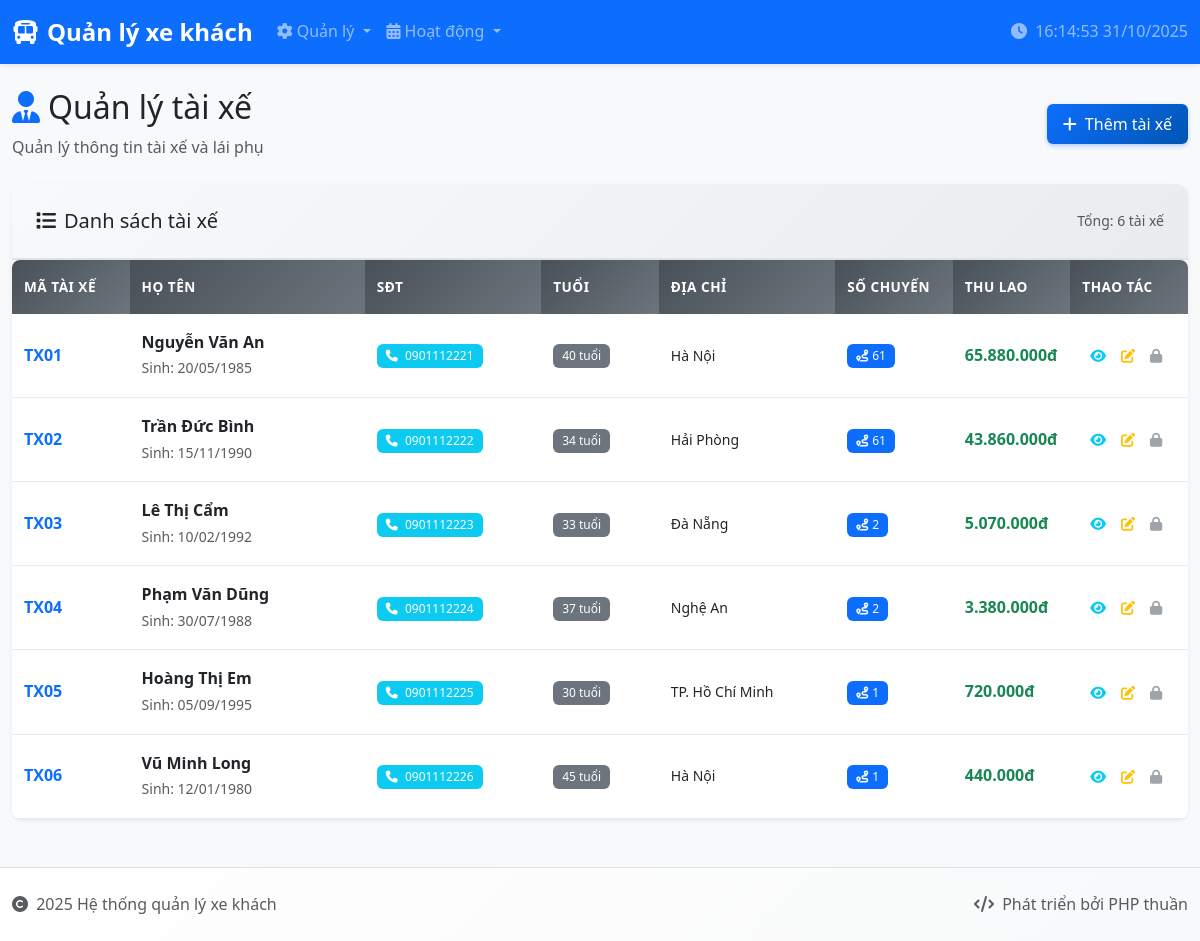
The app's page /quanly_xe_khach/tai_xe/index.php with its own data.
### tables this page shows
CREATE TABLE `tai_xe` (
  `MaTaiXe` varchar(10) NOT NULL,
  `HoTen` varchar(100) NOT NULL,
  `SDT` varchar(15) DEFAULT NULL,
  `NgaySinh` date DEFAULT NULL,
  `DiaChi` varchar(255) DEFAULT NULL,
  PRIMARY KEY (`MaTaiXe`),
  UNIQUE KEY `SDT` (`SDT`)
);

### quanly_xe_khach/tai_xe/index.php (the view, shortened to what this page needs)
<?php
$database = new Database();
$db = $database->getConnection();
try {
    $query = "SELECT tx.*,
                     COUNT(pc.MaChuyenXe) as SoChuyenXe,
                     COALESCE(SUM(pc.ThuLao), 0) as TongThuLao,
                     YEAR(CURDATE()) - YEAR(tx.NgaySinh) -
                     (DATE_FORMAT(CURDATE(), '%m%d') < DATE_FORMAT(tx.NgaySinh, '%m%d')) as Tuoi
              FROM tai_xe tx
              LEFT JOIN phan_cong pc ON tx.MaTaiXe = pc.MaTaiXe
              GROUP BY tx.MaTaiXe
              ORDER BY tx.MaTaiXe";
    $stmt = $db->prepare($query);
    $stmt->execute();
    $tai_xe_list = $stmt->fetchAll(PDO::FETCH_ASSOC);
} catch(PDOException $e) {
    $error = "Lỗi truy vấn: " . $e->getMessage();
}
include '../includes/header.php';
?>
<div class="row">
    <div class="col-12">
        <div class="d-flex justify-content-between align-items-center mb-4">
            <div>
                <h2><i class="fas fa-user-tie text-primary me-2"></i>Quản lý tài xế</h2>
                <p class="text-muted mb-0">Quản lý thông tin tài xế và lái phụ</p>
            </div>
            <a href="create.php" class="btn btn-primary">
                <i class="fas fa-plus me-2"></i>Thêm tài xế
            </a>
        </div>
        <div class="card shadow-sm">
            <div class="card-header">
                <div class="row align-items-center">
                    <div class="col">
                        <h5 class="mb-0"><i class="fas fa-list me-2"></i>Danh sách tài xế</h5>
                    </div>
                    <div class="col-auto">
                        <small class="text-muted">Tổng: <?php echo count($tai_xe_list); ?> tài xế</small>
                    </div>
                </div>
            </div>
            <div class="card-body p-0">
                <?php if (empty($tai_xe_list)): ?>
                    <div class="text-center py-5">
                        <i class="fas fa-user-tie fa-3x text-muted mb-3"></i>
                        <p class="text-muted">Chưa có tài xế nào</p>
                        <a href="create.php" class="btn btn-primary">
                            <i class="fas fa-plus me-2"></i>Thêm tài xế đầu tiên
                        </a>
                    </div>
                <?php else: ?>
                    <div class="table-responsive">
                        <table class="table table-hover mb-0">
                            <thead class="table-dark">
                            <tr>
                                <th width="10%">Mã tài xế</th>
                                <th width="20%">Họ tên</th>
                                <th width="15%">SĐT</th>
                                <th width="10%">Tuổi</th>
                                <th width="15%">Địa chỉ</th>
                                <th width="10%">Số chuyến</th>
                                <th width="10%">Thu lao</th>
                                <th width="10%">Thao tác</th>
                            </tr>
                            </thead>
                            <tbody>
                            <?php foreach ($tai_xe_list as $tai_xe): ?>
                                <tr>
                                    <td>
                                        <span class="fw-bold text-primary"><?php echo htmlspecialchars($tai_xe['MaTaiXe']); ?></span>
                                    </td>
                                    <td>
                                        <div class="fw-semibold"><?php echo htmlspecialchars($tai_xe['HoTen']); ?></div>
                                        <small class="text-muted">Sinh: <?php echo date('d/m/Y', strtotime($tai_xe['NgaySinh'])); ?></small>
                                    </td>
                                    <td>
                                    <span class="badge bg-info">
                                        <i class="fas fa-phone me-1"></i>
                                        <?php echo htmlspecialchars($tai_xe['SDT']); ?>
                                    </span>
                                    </td>
                                    <td>
                                    <span class="badge bg-secondary">
                                        <?php echo $tai_xe['Tuoi']; ?> tuổi
                                    </span>
                                    </td>
                                    <td>
                                        <small><?php echo htmlspecialchars($tai_xe['DiaChi']); ?></small>
                                    </td>
                                    <td>
                                        <?php if ($tai_xe['SoChuyenXe'] > 0): ?>
                                            <span class="badge bg-primary">
                                            <i class="fas fa-route me-1"></i><?php echo $tai_xe['SoChuyenXe']; ?>
                                        </span>
                                        <?php else: ?>
                                            <span class="text-muted">Chưa có</span>
                                        <?php endif; ?>
                                    </td>
                                    <td>
                                    <span class="fw-bold text-success">
                                        <?php echo number_format($tai_xe['TongThuLao'], 0, ',', '.'); ?>đ
                                    </span>
                                    </td>
                                    <td>
                                        <div class="btn-group" role="group">
                                            <a href="view.php?id=<?php echo $tai_xe['MaTaiXe']; ?>"
                                               class="btn btn-sm btn-outline-info"
                                               data-bs-toggle="tooltip" title="Xem chi tiết">
                                                <i class="fas fa-eye"></i>
                                            </a>
                                            <a href="edit.php?id=<?php echo $tai_xe['MaTaiXe']; ?>"
                                               class="btn btn-sm btn-outline-warning"
                                               data-bs-toggle="tooltip" title="Chỉnh sửa">
                                                <i class="fas fa-edit"></i>
                                            </a>
                                            <?php if ($tai_xe['SoChuyenXe'] == 0): ?>
                                                <a href="index.php?delete=<?php echo $tai_xe['MaTaiXe']; ?>"
                                                   class="btn btn-sm btn-outline-danger"
                                                   data-bs-toggle="tooltip" title="Xóa"
                                                   data-confirm="Bạn có chắc muốn xóa tài xế '<?php echo htmlspecialchars($tai_xe['HoTen']); ?>'?">
                                                    <i class="fas fa-trash"></i>
                                                </a>
                                            <?php else: ?>
                                                <button class="btn btn-sm btn-outline-secondary" disabled
                                                        data-bs-toggle="tooltip" title="Không thể xóa vì đang có phân công">
                                                    <i class="fas fa-lock"></i>
                                                </button>
                                            <?php endif; ?>
                                        </div>
                                    </td>
                                </tr>
                            <?php endforeach; ?>
                            </tbody>
                        </table>
                    </div>
                <?php endif; ?>
            </div>
        </div>
    </div>
</div>
<?php include '../includes/footer.php'; ?>

### quanly_xe_khach/style.css (style rules this page uses)
:root { --primary-color: #0d6efd; --secondary-color: #6c757d; --success-color: #198754; --info-color: #0dcaf0; --warning-color: #ffc107; --danger-color: #dc3545; --light-color: #f8f9fa; --dark-color: #212529; }
body { font-family: 'Segoe UI', Tahoma, Geneva, Verdana, sans-serif; background-color: #f8f9fa; line-height: 1.6; }
.card { border: none; border-radius: 12px; box-shadow: 0 2px 10px rgba(0,0,0,0.08); transition: transform 0.2s ease, box-shadow 0.2s ease; }
.card-header { background: linear-gradient(135deg, #f8f9fa 0%, #e9ecef 100%); border-bottom: 2px solid #dee2e6; border-radius: 12px 12px 0 0 !important; padding: 1.5rem; }
.card-body { padding: 1.5rem; }
.table { border-radius: 8px; overflow: hidden; box-shadow: 0 2px 8px rgba(0,0,0,0.05); }
.table thead th { background: linear-gradient(135deg, #495057 0%, #6c757d 100%); color: white; border: none; font-weight: 600; text-transform: uppercase; font-size: 0.85rem; letter-spacing: 0.5px; padding: 1rem 0.75rem; }
.table tbody tr { transition: background-color 0.2s ease; }
.table td { vertical-align: middle; border-color: #e9ecef; padding: 1rem 0.75rem; }
.btn { border-radius: 6px; font-weight: 500; padding: 0.5rem 1rem; transition: all 0.2s ease; border: none; }
.btn-primary { background: linear-gradient(135deg, #0d6efd 0%, #0056b3 100%); box-shadow: 0 2px 4px rgba(13, 110, 253, 0.3); }
.btn-sm { padding: 0.375rem 0.75rem; font-size: 0.85rem; }
.btn-group-sm > .btn, .btn-sm { border-radius: 4px; }
.badge { font-size: 0.75rem; font-weight: 500; padding: 0.5em 0.75em; border-radius: 6px; }

### quanly_xe_khach/includes/header.php (style rules this page uses)
.table th { background-color: #f8f9fa; }
.btn-group-sm > .btn, .btn-sm { padding: 0.25rem 0.5rem; font-size: 0.875rem; }
.card-header { background-color: #f8f9fa; border-bottom: 2px solid #dee2e6; }

### records on screen
tai_xe: MaTaiXe "TX01", HoTen "Nguyễn Văn An", NgaySinh "20/05/1985", SDT "0901112221", Tuoi "40", DiaChi "Hà Nội", SoChuyenXe "61", TongThuLao "65.880.000"
tai_xe: MaTaiXe "TX02", HoTen "Trần Đức Bình", NgaySinh "15/11/1990", SDT "0901112222", Tuoi "34", DiaChi "Hải Phòng", SoChuyenXe "61", TongThuLao "43.860.000"
tai_xe: MaTaiXe "TX03", HoTen "Lê Thị Cẩm", NgaySinh "10/02/1992", SDT "0901112223", Tuoi "33", DiaChi "Đà Nẵng", SoChuyenXe "2", TongThuLao "5.070.000"
tai_xe: MaTaiXe "TX04", HoTen "Phạm Văn Dũng", NgaySinh "30/07/1988", SDT "0901112224", Tuoi "37", DiaChi "Nghệ An", SoChuyenXe "2", TongThuLao "3.380.000"
tai_xe: MaTaiXe "TX05", HoTen "Hoàng Thị Em", NgaySinh "05/09/1995", SDT "0901112225", Tuoi "30", DiaChi "TP. Hồ Chí Minh", SoChuyenXe "1", TongThuLao "720.000"
tai_xe: MaTaiXe "TX06", HoTen "Vũ Minh Long", NgaySinh "12/01/1980", SDT "0901112226", Tuoi "45", DiaChi "Hà Nội", SoChuyenXe "1", TongThuLao "440.000"

### other values on screen
count($tai_xe_list) "6"
